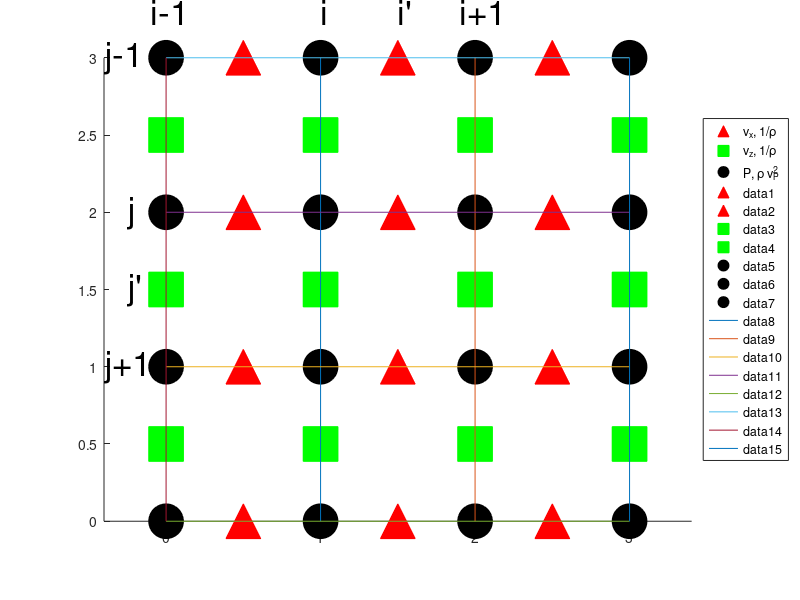
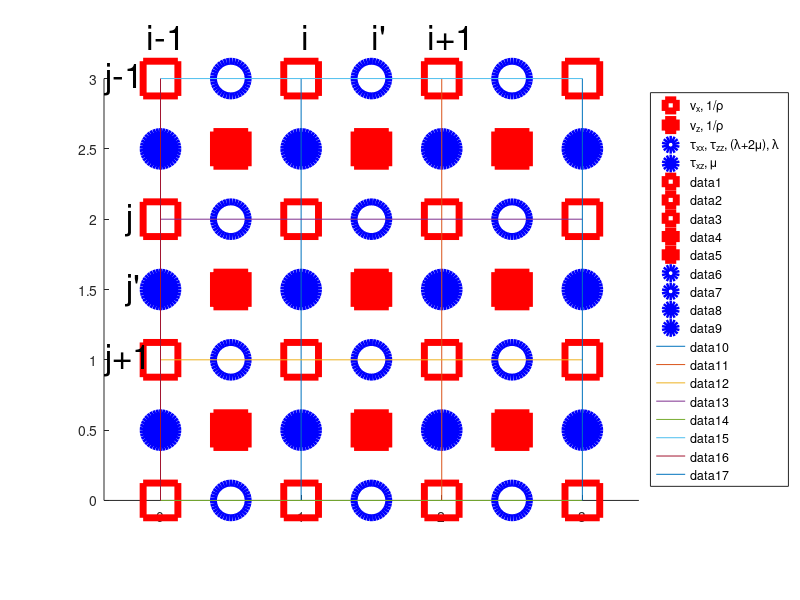

The MATLAB source for these figures, in order:
%% acoustic wave staggered grid

figure;
    axis equal;
    hold on;

    plot(0.5*ones(1,4),0:3,'r^','Markersize',25,'MarkerFacecolor','r');
    plot(0:3,2.5*ones(1,4),'gs','Markersize',25,'MarkerFacecolor','g');
    plot(0:3,3*ones(1,4),'ko','Markersize',25,'MarkerFacecolor','k');
    legend('v_x, 1/\rho','v_z, 1/\rho','P, \rho v_P^2','Location','EastOutside');
    plot(1.5*ones(1,4),0:3,'r^','Markersize',25,'MarkerFacecolor','r');
    plot(2.5*ones(1,4),0:3,'r^','Markersize',25,'MarkerFacecolor','r');
    plot(0:3,1.5*ones(1,4),'gs','Markersize',25,'MarkerFacecolor','g');
    plot(0:3,0.5*ones(1,4),'gs','Markersize',25,'MarkerFacecolor','g');
    plot(0:3,2*ones(1,4),'ko','Markersize',25,'MarkerFacecolor','k');
    plot(0:3,1*ones(1,4),'ko','Markersize',25,'MarkerFacecolor','k');
    plot(0:3,0*ones(1,4),'ko','Markersize',25,'MarkerFacecolor','k');

    plot([1 1],[0 3]);
    plot([2 2],[0 3]);
    plot([0 3],[1 1]);
    plot([0 3],[2 2]);
    plot([0 3],[0 0]);
    plot([0 3],[3 3]);
    plot([0 0],[0 3]);
    plot([3 3],[0 3]);

    text(-0.1,3.3,'i-1','Fontsize',25);
    text(1,3.3,'i','Fontsize',25);
    text(1.9,3.3,'i+1','Fontsize',25);
    text(-0.4,3,'j-1','Fontsize',25);
    text(-0.25,2,'j','Fontsize',25);
    text(-0.4,1,'j+1','Fontsize',25);
    text(1.5,3.3,'i''','Fontsize',25);
    text(-0.25,1.5,'j''','Fontsize',25);

    hold off;

%% elastic wave staggered grid

figure;
    axis equal;
    hold on;

    plot(0:3,3*ones(1,4),'rs','Markersize',25,'MarkerEdgecolor','r','LineWidth',5);
    plot(0.5:2.5,2.5*ones(1,3),'rs','Markersize',25,'MarkerFacecolor','r','LineWidth',5);
    plot(0.5*ones(1,4),0:3,'bo','Markersize',25,'MarkerEdgecolor','b','LineWidth',5);
    plot(0:3,2.5*ones(1,4),'bo','Markersize',25,'MarkerFacecolor','b','LineWidth',5);
    legend('v_x, 1/\rho','v_z, 1/\rho','\tau_{xx}, \tau_{zz}, (\lambda+2\mu), \lambda','\tau_{xz}, \mu','Location','EastOutside');
    plot(0:3,2*ones(1,4),'rs','Markersize',25,'MarkerEdgecolor','r','LineWidth',5);
    plot(0:3,1*ones(1,4),'rs','Markersize',25,'MarkerEdgecolor','r','LineWidth',5);
    plot(0:3,0*ones(1,4),'rs','Markersize',25,'MarkerEdgecolor','r','LineWidth',5);
    plot(0.5:2.5,1.5*ones(1,3),'rs','Markersize',25,'MarkerFacecolor','r','LineWidth',5);
    plot(0.5:2.5,0.5*ones(1,3),'rs','Markersize',25,'MarkerFacecolor','r','LineWidth',5);
    plot(1.5*ones(1,4),0:3,'bo','Markersize',25,'MarkerEdgecolor','b','LineWidth',5);
    plot(2.5*ones(1,4),0:3,'bo','Markersize',25,'MarkerEdgecolor','b','LineWidth',5);
    plot(0:3,1.5*ones(1,4),'bo','Markersize',25,'MarkerFacecolor','b','LineWidth',5);
    plot(0:3,0.5*ones(1,4),'bo','Markersize',25,'MarkerFacecolor','b','LineWidth',5);

    plot([1 1],[0 3]);
    plot([2 2],[0 3]);
    plot([0 3],[1 1]);
    plot([0 3],[2 2]);
    plot([0 3],[0 0]);
    plot([0 3],[3 3]);
    plot([0 0],[0 3]);
    plot([3 3],[0 3]);

    text(-0.1,3.3,'i-1','Fontsize',25);
    text(1,3.3,'i','Fontsize',25);
    text(1.9,3.3,'i+1','Fontsize',25);
    text(-0.4,3,'j-1','Fontsize',25);
    text(-0.25,2,'j','Fontsize',25);
    text(-0.4,1,'j+1','Fontsize',25);
    text(1.5,3.3,'i''','Fontsize',25);
    text(-0.25,1.5,'j''','Fontsize',25);

    hold off;
